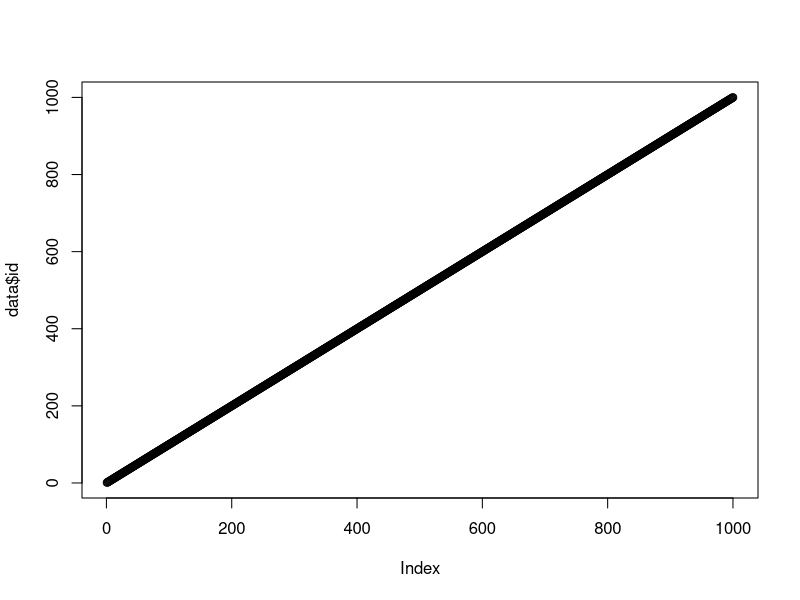

This chart was generated by the following R code:
# *------------------------------------------------------------------
# | PROGRAM NAME: Grafica de datos	
# | DATE: 30/01/17
# | CREATED BY: Aquino Vazquez Sergio Alan
# | PROJECT FILE:              
# *----------------------------------------------------------------
# | PURPOSE:           
# |
# *------------------------------------------------------------------
# | COMMENTS:               
# |
# |  1:  
# |  2: 
# |  3: 
# |*------------------------------------------------------------------
# | DATA USED:               
# |
# |
# |*------------------------------------------------------------------
# | CONTENTS:               
# |
# |  PART 1:  
# |  PART 2: 
# |  PART 3: 
# *-----------------------------------------------------------------
# | UPDATES:               
# |
# |
# *------------------------------------------------------------------
  list.files()
  data<-read.csv("Registros.csv")
  plot(data$id)
# *------------------------------------------------------------------
# |                
# |
# |   
# |
# |                
# *-----------------------------------------------------------------

# *------------------------------------------------------------------
# |                       
# *-----------------------------------------------------------------
  
  
  
  
  
  
  
  
  
  
  
  
  
  
  